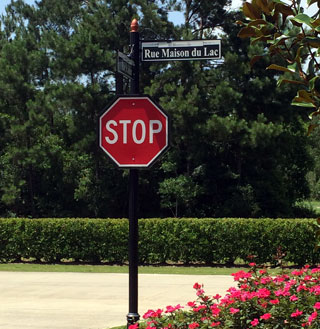
#> input picture work/s&p/image0.jpg, 320 x 329 px
$ python -i GuiCode.py   (imports and definitions only)
#> lines starting #> are read from the running program, lines starting #| are printed output that depends on the picture; after the words box and inside, x2 and y2 are one past the last pixel; in counts of white or black regions, pixels touching at a corner belong together
import tkinter as tk
from tkinter import filedialog
from PIL import ImageTk, Image
import cv2
import sys

# import the Haarcascade classifier
face_cascade = cv2.CascadeClassifier( 'work\stop_data.xml' )

# initialize the GUI
# [13 lines not run here, left out]

# function to open an image file and display it on the GUI
def open_image():
    path = filedialog.askopenfilename()
    image = cv2.imread(path)
    image = cv2.cvtColor(image, cv2.COLOR_BGR2RGB)
    image = Image.fromarray(image)
    image = ImageTk.PhotoImage(image)
    image_label.config(image=image)
    image_label.image = image
    detect_signs(path)

# error handling
# [3 lines not run here, left out]

# function to detect the signs in the image
def detect_signs(path):
#> called with path = 's&p/image0.jpg'
    image = cv2.imread(path)
#> image is the input picture: shape (329, 320, 3); mean B, G, R 56.2, 68.8, 71.9
    gray = cv2.cvtColor(image, cv2.COLOR_BGR2GRAY)
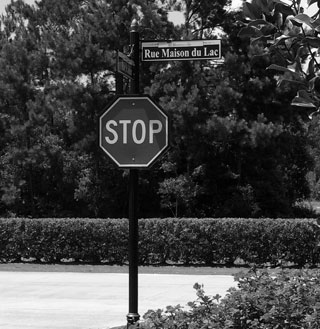
#> gray: shape (329, 320); min 0, max 255, mean 68.3
    signs = face_cascade.detectMultiScale(gray, scaleFactor=1.1, minNeighbors=5)
#> signs = [[95, 93, 78, 78]]
    for (x,y,w,h) in signs:
        cv2.rectangle(image,(x,y),(x+w,y+h),(255,0,0),2)
#> this loop made 1 pass
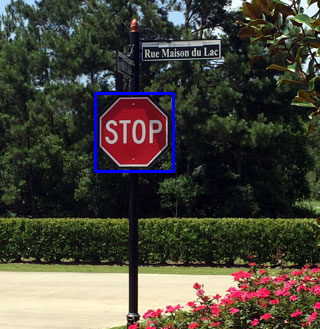
#> image: shape (329, 320, 3); 0.89% of pixels changed, all inside (x1, y1, x2, y2) = (94, 92, 175, 173)
    image = cv2.cvtColor(image, cv2.COLOR_BGR2RGB)
    image = Image.fromarray(image)
    image = ImageTk.PhotoImage(image)
#> (the run stopped early here; a loop or call above may not have finished)

$ run again, on work/s&p/image11.jpg
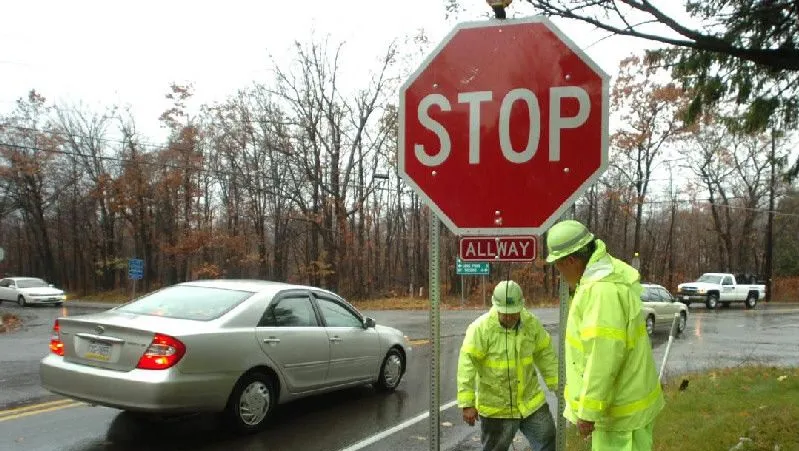
#> input picture work/s&p/image11.jpg, 799 x 451 px
#> in detect_signs, image is the input picture: shape (451, 799, 3); mean B, G, R 117.9, 136.2, 141.5
#> in detect_signs, `gray = cv2.cvtColor(image, cv2.COLOR_BGR2GRAY)`:
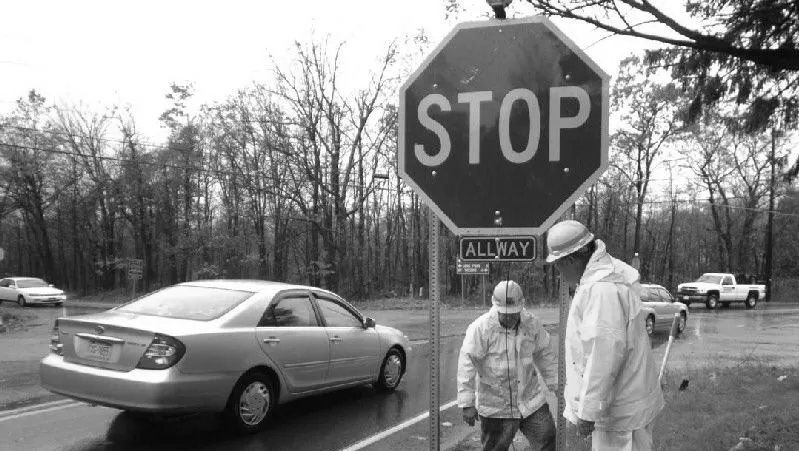
#> gray: shape (451, 799); min 0, max 255, mean 135.7
#> signs = [[393, 15, 232, 232]]
#> the loop in detect_signs, `for (x,y,w,h) in signs:` made 1 pass
#> after the loop in detect_signs, `for (x,y,w,h) in signs:`:
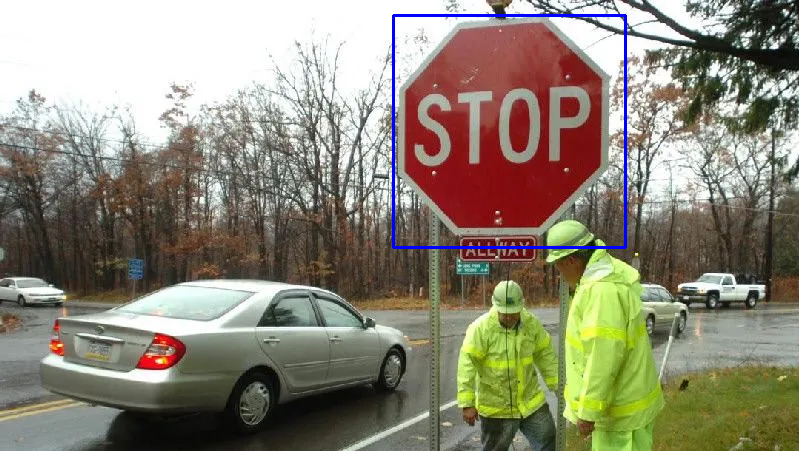
#> image: shape (451, 799, 3); 0.77% of pixels changed, all inside (x1, y1, x2, y2) = (392, 14, 627, 249)

$ run again, on work/s&p/image12.jpg
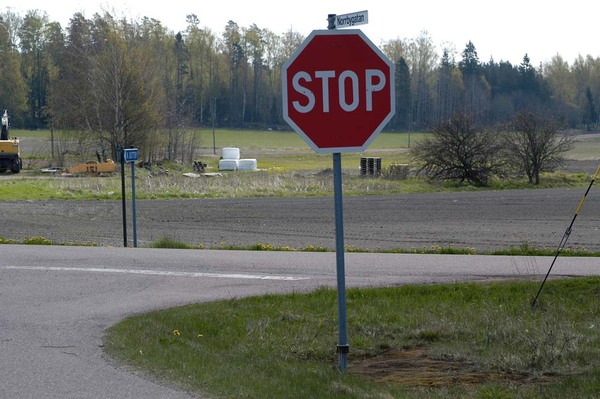
#> input picture work/s&p/image12.jpg, 600 x 399 px
#> in detect_signs, image is the input picture: shape (399, 600, 3); mean B, G, R 104.1, 111.5, 110.8
#> in detect_signs, `gray = cv2.cvtColor(image, cv2.COLOR_BGR2GRAY)`:
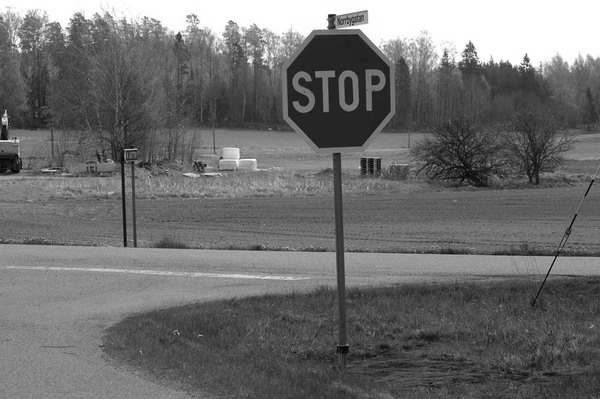
#> gray: shape (399, 600); min 0, max 255, mean 110.4
#> signs = [[276, 26, 130, 130]]
#> the loop in detect_signs, `for (x,y,w,h) in signs:` made 1 pass
#> after the loop in detect_signs, `for (x,y,w,h) in signs:`:
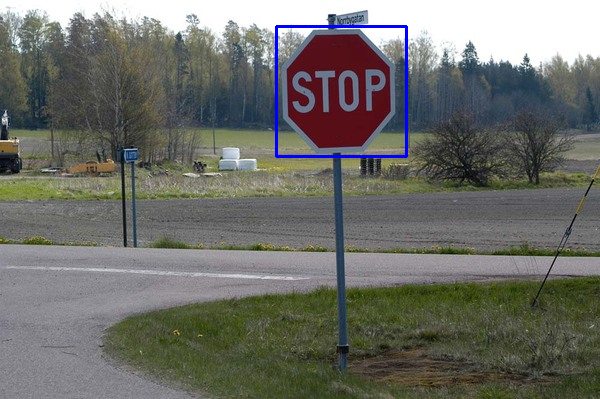
#> image: shape (399, 600, 3); 0.65% of pixels changed, all inside (x1, y1, x2, y2) = (275, 25, 408, 158)
